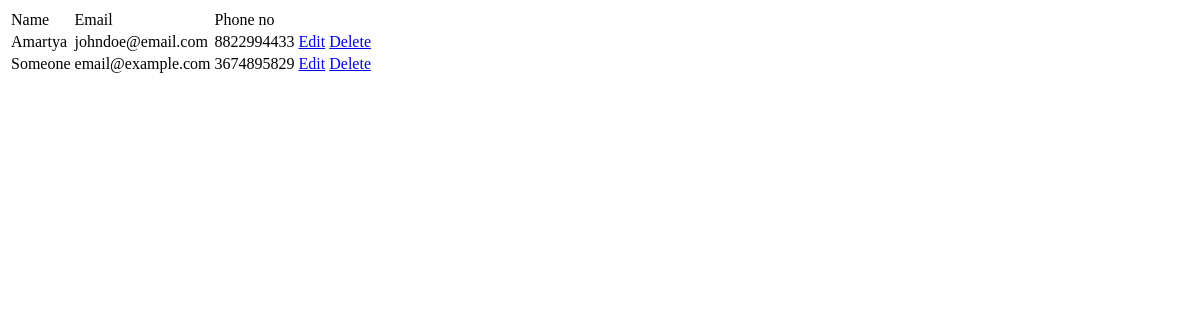
The page /store/show on the database as committed earlier.
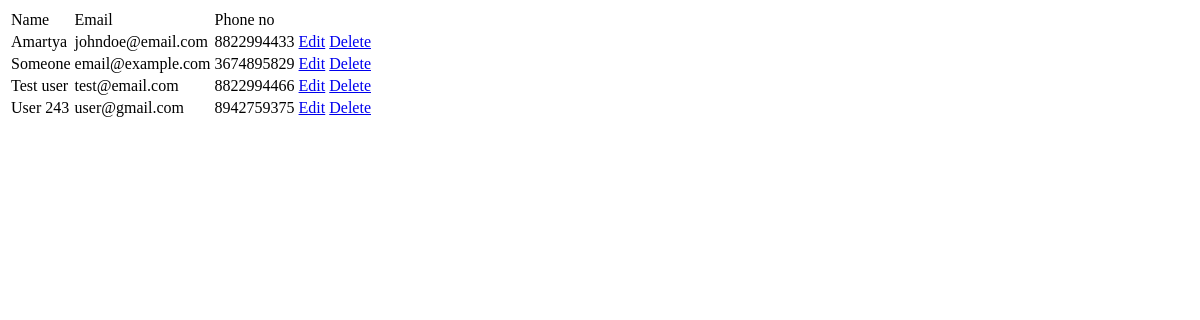
The same page on the database as committed later.
### store/models.py (models this page shows, shortened)
class user(models.Model):
    name = models.CharField(max_length=50)
    email = models.EmailField()
    pwd = models.CharField(max_length=50)
    phno = models.IntegerField()
    class Meta:
        db_table = "user"

### store/views.py (the view)
# urls.py: path('show', views.show),
def show(request):
    u = user.objects.all()
    return render(request, 'show.html', { 'u': u })

### store/templates/show.html (shortened to what this page needs)
<!DOCTYPE html>
<html lang="en">
  <head>
  </head>
  <body>
    <table>
      <tr>
        <td>Name</td>
        <td>Email</td>
        <td>Phone no</td>
      </tr>
      {% for i in u %}
      <tr>
        <td>{{i.name}}</td>
        <td>{{i.email}}</td>
        <td>{{i.phno}}</td>
        <td><a href="edit/{{i.id}}">Edit</a></td>
        <td><a href="del/{{i.id}}">Delete</a></td>
      </tr>
      {% endfor %}
    </table>
  </body>
</html>

Rows that differ between the two databases and show on the page:
added user: name "Test user", email "test@email.com", phno "8822994466"
added user: name "User 243", email "user@gmail.com", phno "8942759375"
